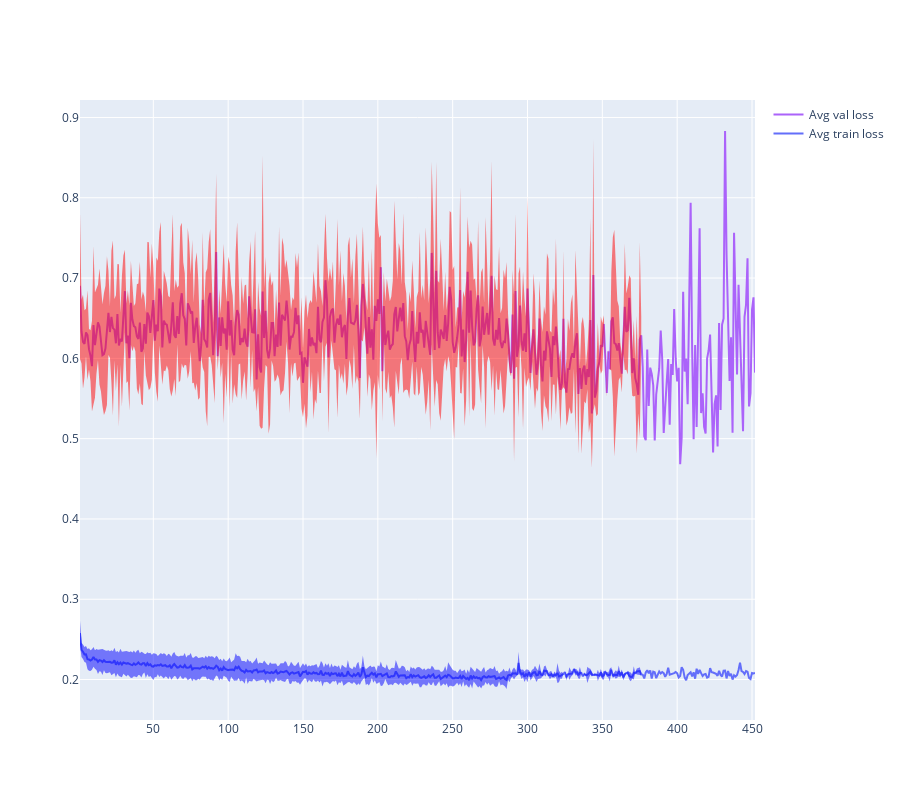

Notebook source saved alongside this figure:
### Code cell
# fig = px.line(df, x="epoch", y="loss", line_group="identifier", color="group", height=800)


def avg_plot(metric: str):
    fig = go.Figure()
    for x, color in (["train", "blue"], ["val", "red"]):
        df = get_df(x)
        loss_df = (
            df.group_by("epoch", maintain_order=True)
            .agg(pl.col(metric).mean().alias("avg"), pl.col(metric).std().alias("std"))
            .to_pandas()
        )
        fig.add_trace(
            go.Scatter(
                name=f"Avg {x} {metric}",
                x=loss_df["epoch"],
                y=loss_df["avg"],
                mode="lines",
            )
        )
        fig.add_trace(
            go.Scatter(
                name=f"{x}upper bound",
                x=loss_df["epoch"],
                y=loss_df["avg"] + loss_df["std"],
                line=dict(width=0),
                marker=dict(color=color),
                showlegend=False,
            )
        )
        fig.add_trace(
            go.Scatter(
                name=f"{x}lower bound",
                x=loss_df["epoch"],
                y=loss_df["avg"] - loss_df["std"],
                line=dict(width=0),
                marker=dict(color=color),
                fill="tonexty",
                showlegend=False,
            ),
        )
    fig.update_layout(hovermode="x", height=800)
    fig.show()


avg_plot("loss")

### Figure 1 — Plotly figure (JSON) as saved in the notebook; plotly's stock layout.template omitted (floating-point values rounded to 4 significant figures; data arrays with more than 128 entries replaced by an {"elided": "..."} marker saying what was removed)
{"data": [{"mode": "lines", "name": "Avg train loss", "type": "scatter", "x": {"elided": "452 int values"}, "y": {"elided": "452 float values"}}, {"line": {"width": 0}, "marker": {"color": "blue"}, "name": "trainupper bound", "showlegend": false, "type": "scatter", "x": {"elided": "452 int values"}, "y": {"elided": "452 float values"}}, {"fill": "tonexty", "line": {"width": 0}, "marker": {"color": "blue"}, "name": "trainlower bound", "showlegend": false, "type": "scatter", "x": {"elided": "452 int values"}, "y": {"elided": "452 float values"}}, {"mode": "lines", "name": "Avg val loss", "type": "scatter", "x": {"elided": "452 int values"}, "y": {"elided": "452 float values"}}, {"line": {"width": 0}, "marker": {"color": "red"}, "name": "valupper bound", "showlegend": false, "type": "scatter", "x": {"elided": "452 int values"}, "y": {"elided": "452 float values"}}, {"fill": "tonexty", "line": {"width": 0}, "marker": {"color": "red"}, "name": "vallower bound", "showlegend": false, "type": "scatter", "x": {"elided": "452 int values"}, "y": {"elided": "452 float values"}}], "layout": {"height": 800, "hovermode": "x"}}
